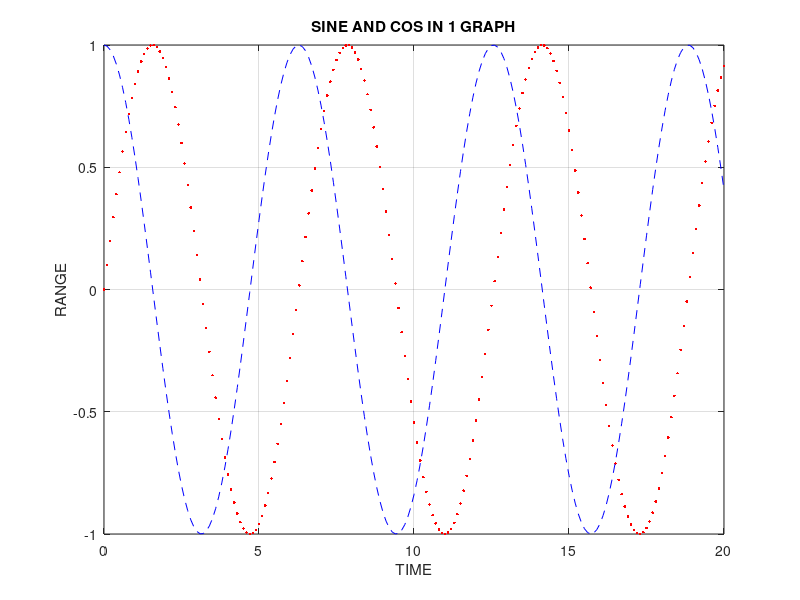

Source code (MATLAB):

%to plot sine and cosine function in one plot
x=0:0.1:20         %taking a variable x varying from 0 to
y1=sin(x)
plot(x,y1,'r.');
y2=cos(x)
hold on
grid on
plot(x,y2,'b--');
xlabel("TIME")
ylabel("RANGE")
title("SINE AND COS IN 1 GRAPH")


